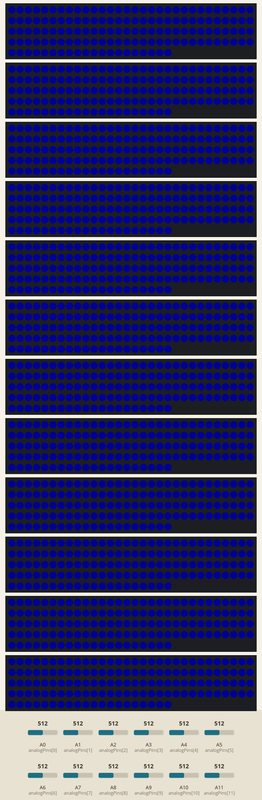
Recording of a sketch running on a simulated Arduino Mega 2560, built with avr-gcc and run on an emulated ATmega2560. On the bench: 12 × 140 RGB LEDs in strip order, left to right, continuing on the next row. The test bench sets the inputs (shaded band); at power-on: A0 (analogPins[0]) = 512, A1 (analogPins[1]) = 512, A2 (analogPins[2]) = 512, A3 (analogPins[3]) = 512, A4 (analogPins[4]) = 512, A5 (analogPins[5]) = 512, A6 (analogPins[6]) = 512, A7 (analogPins[7]) = 512, A8 (analogPins[8]) = 512, A9 (analogPins[9]) = 512, A10 (analogPins[10]) = 512, A11 (analogPins[11]) = 512. Dim RGB values are drawn brighter than linear; random numbers use the default seed unless the sketch sets one; what the sketch prints to the serial monitor is not drawn.

Above: at 0.4 s.
At 15.8 s:
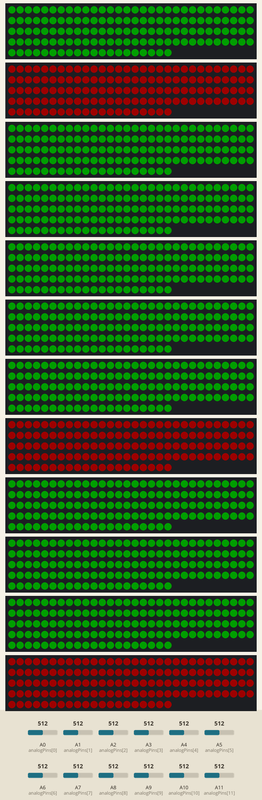

Measured:
- what the display in image 0 shows lasts 0.9 s, from 0.3 s to 1.2 s
- what the display in image 1 shows lasts 5.1 s, from 15.7 s to 20.8 s

The sketch:

squid-game-floor-2-col-C-v1.ino
```cpp
#include <Adafruit_NeoPixel.h>

// Define the number of LEDs in the strip
#define NUM_DIODS 140
#define NUM_TILES 12
#define BUFF_SIZE 180
#define MAX_BRIGHT 30
#define STEP_ANIMATION 10

const int neighborThreshold = 1;
const int loopDelay = 5;

const int ledPins[NUM_TILES] = {2,3,4,5,6,7,8,9,10,11,12,13};
const int analogPins[NUM_TILES] = {
    A0,
    A1,
    A2,
    A3,
    A4,
    A5,
    A6,
    A7,
    A8,
    A9,
    A10,
    A11,
};


// Create an instance of the Adafruit_NeoPixel class
Adafruit_NeoPixel strips[NUM_TILES] = {};

bool secuence[NUM_TILES] = {};
bool prevSecuence[NUM_TILES] = {};
int lastTile = 0;
int lastStep = -1;

int measures[NUM_TILES][BUFF_SIZE];
float means[NUM_TILES];

int gameState = 0;
bool enableList[NUM_TILES] = {
    true,
    true,
    true,
    true,
    true,
    true,
    true,
    true,
    true,
    true,
    true,
    true,
};


float adjust[NUM_TILES] = {
    30,     // 0 // (->),
    30,     // 1 // (->),
    80,    // 2 // (->),
    60,     // 3 // (->),
    100,    // 4 // (->),
    40,    // 5 // (100->),
    30,     // 6 // (->),
    40,    // 7 // (100->),
    40,     // 8 // (80->),
    30,     // 9 // (->),
    20,     // 10 // (40->),
    20,     // 11 // (50->),

}; // Example initial array

// int prevValues[NUM_TILES] = {0,0,0}; // Example initial array
int prevSec[NUM_TILES]; // Example initial array

void setup()
{
    Serial.begin(115200);
    // Seed the random number generator with a unique value (using an analog input pin)
    randomSeed(analogRead(13));

    for (int strip = 0; strip < NUM_TILES; strip++)
    {
        strips[strip] = Adafruit_NeoPixel(NUM_DIODS, ledPins[strip], NEO_GRB + NEO_KHZ800);
        // Initialize the LED strip
        strips[strip].begin();
        // Turn off all LEDs
        strips[strip].show();

        //pinMode(analogPins[strip], INPUT_PULLUP);
    }


}

void generateSecuence()
{
    int trueCounter = 0;
    int falseCounter = 0;
    bool randomValue;

    for (int i = 0; i < NUM_TILES; i++)
    {
        randomValue = random(0, 2);

        if (!randomValue)
        {
            if (falseCounter < neighborThreshold + 1)
            {
                secuence[i] = false;
                falseCounter += 1;
                trueCounter = 0;
            }
            else
            {
                if (trueCounter < neighborThreshold)
                {
                    secuence[i] = false;
                    trueCounter = 0;
                    falseCounter += 1;
                }
                else
                {
                    secuence[i] = true;
                    trueCounter += 1;
                    falseCounter = 0;
                }

            }

        }
        else
        {
            if (trueCounter < neighborThreshold)
            {
                secuence[i] = true;
                trueCounter += 1;
                falseCounter = 0;
            }
            else
            {
                secuence[i] = false;
                falseCounter += 1;
                trueCounter = 0;
            }
        }

        //::Serial.println(String(randomValue) + " <- " + String(secuence[i]));

    }

    for (int j = NUM_TILES - 1; j >= 0; j--)
    {
        if (!secuence[j])
        {
            lastTile = j;
            break;
        }
    }
}

void initAnimation()
{
    for (int counter = 0; counter < 3; counter++)
    {

            for (int value = 0; value < MAX_BRIGHT; value += STEP_ANIMATION)
            {
                for (int strip = 0; strip < NUM_TILES; strip++)
                {
                    /* code */
                    strips[strip].fill(strips[strip].Color(0, 0, value));
                    strips[strip].show();
                }
            }
            delay(500);
            for (int invValue = MAX_BRIGHT; invValue >= 0; invValue -= STEP_ANIMATION)
            {
                for (int strip = 0; strip < NUM_TILES; strip++)
                {
                    strips[strip].fill(strips[strip].Color(0, 0, invValue));
                    strips[strip].show();
                }
            }
    }
}

void deathAnimation()
{
    for (int counter = 0; counter < 3; counter++)
    {

        for (int value = 0; value < MAX_BRIGHT; value += STEP_ANIMATION)
        {
            for (int strip = 0; strip < NUM_TILES; strip++)
            {
                /* code */
                strips[strip].fill(strips[strip].Color(value, 0, 0));
                strips[strip].show();
            }
        }
        for (int invValue = MAX_BRIGHT; invValue >= 0; invValue -= STEP_ANIMATION)
        {
            for (int strip = 0; strip < NUM_TILES; strip++)
            {
                strips[strip].fill(strips[strip].Color(invValue, 0, 0));
                strips[strip].show();
            }
        }

    }
    for (int value = 0; value < MAX_BRIGHT; value += STEP_ANIMATION)
    {
        for (int strip = 0; strip < NUM_TILES; strip++)
        {
            /* code */
            strips[strip].fill(strips[strip].Color(value, 0, 0));
            strips[strip].show();
        }
    }
}

void liveAnimation()
{
    for (int counter = 0; counter < 3; counter++)
    {

        for (int value = 0; value < MAX_BRIGHT; value += STEP_ANIMATION)
        {
            for (int strip = 0; strip < NUM_TILES; strip++)
            {
                /* code */
                strips[strip].fill(strips[strip].Color(0, value, 0));
                strips[strip].show();
            }
        }
        for (int invValue = MAX_BRIGHT; invValue >= 0; invValue -= STEP_ANIMATION)
        {
            for (int strip = 0; strip < NUM_TILES; strip++)
            {
                strips[strip].fill(strips[strip].Color(0, invValue, 0));
                strips[strip].show();
            }
        }
    }
}

void showAnimation()
{
    for (int strip = 0; strip < NUM_TILES; strip++)
    {
        if (secuence[strip])
        {
            strips[strip].fill(strips[strip].Color(MAX_BRIGHT, 0, 0));
        }
        else
        {
            strips[strip].fill(strips[strip].Color(0, MAX_BRIGHT, 0));
        }

        strips[strip].show();
    }

    delay(5000);
}

void blackoutAnimation()
{
    for (int strip = 0; strip < NUM_TILES; strip++)
    {
        strips[strip].fill(strips[strip].Color(0, 0, 0));

        strips[strip].show();
    }
}

void initialization()
{
    Serial.println(":[ Initialization ]:");
    lastStep = 0;


    for (int a = 0; a < NUM_TILES; a++)
    {
        prevSec[a] = secuence[a];
        enableList[a] = true;
    }

    generateSecuence();

    bool test = true;
    for (int b = 0; b < NUM_TILES; b++)
    {
        if (prevSec[b] != secuence[b])
        {
            test = false;
        }

    }

    while(test)
    {
        for (int c = 0; c < NUM_TILES; c++)
        {
            if (prevSec[c] = secuence[c])
            {
                test = false;
            }
        }
    }

    Serial.println("Secuence:");
    for (int i = 0; i < NUM_TILES; i++)
    {
        Serial.print(String(secuence[i]) + ", ");
    }
    Serial.println("");
    Serial.println("Last tile: " + String(lastTile));

    initAnimation();

    int raw;
    for (int count = 0; count < BUFF_SIZE; count++)
    {
        for (int t = 0; t < NUM_TILES; t++)
        {
            raw = analogRead(t);
            delay(3);
            updateArrayAndCalculateMean(t, raw);
        }
        //delay(50);
    }

    /* for (int t = 0; t < NUM_TILES; t++)
    {
        secuence[t] = false;
    }
    lastTile = 11; */
    showAnimation();

    blackoutAnimation();

    // means[0] = 50;
    // means[1] = 50;
    // means[2] = 50;

    gameState = 1; // activate

}

void mainLoop()
{
    int raw = 0;

    for (int sensor = lastStep; sensor < NUM_TILES; sensor++)
    {
        raw = analogRead(analogPins[sensor]);
        //delay(20);

        //if (sensor == 4)
        if (enableList[sensor])
        {

            Serial.println("+ sensor_" + String(sensor) + ": [" + String(raw) + "]");
            Serial.println("    -> mean: " + String(means[sensor]));


            if (raw > means[sensor] + adjust[sensor])
            {
                Serial.println("hit!!");
                enableList[sensor] = false;
                lastStep = sensor;

                if (secuence[sensor]) // hit death
                {
                    gameOver();
                }
                else
                {
                    // fill with green
                    for (int fillId = 0; fillId <= sensor; fillId++)
                    {
                        strips[fillId].fill(strips[fillId].Color(0, MAX_BRIGHT, 0));
                        strips[fillId].show();
                    }
                    if (sensor == lastTile)
                    {


                        liveAnimation();
                        gameState = -2;
                    }
                }

                break;
            }
            else
            {
                updateArrayAndCalculateMean(sensor, raw);
            }
        }


    }
    Serial.println("---------------------------------------");
}

void gameOver()
{
    deathAnimation();

    delay(2000);

    gameState = -2;
}

// Function to calculate mean
float calculateMean(int id)
{
    float sum = 0;
    for (int i = 0; i < BUFF_SIZE; i++)
    {
        sum += measures[id][i];
    }

    return sum / BUFF_SIZE;
}

// Function to update array and calculate mean
void updateArrayAndCalculateMean(int id, int newValue)
{
    // Calculate mean before updating the array
    float meanBefore = calculateMean(id);
    //Serial.print("Mean before update: ");
    //Serial.println(meanBefore);

    // Shift elements to the left and append new value
    for (int i = 0; i < BUFF_SIZE - 1; i++)
    {
        measures[id][i] = measures[id][i + 1];
    }
    measures[id][BUFF_SIZE - 1] = newValue;

    // Calculate mean after updating the array
    float meanAfter = calculateMean(id);
    //Serial.print("Mean after update: ");
    //Serial.println(meanAfter);
    means[id] = meanAfter;
}

void loop()
{

    if (gameState == 0) // initialization
    {
        initialization();
    }
    else if (gameState == 1) // activate
    {
        mainLoop();
    }
    else if (gameState == 2) // game over
    {
        gameState = 0;
    }
    else if (gameState == -1) // debug
    {
        Serial.println("--------{ debasser }--------");
        int raw = analogRead(A0);
        Serial.println(raw);
        updateArrayAndCalculateMean(0, raw);
    }

    delay(loopDelay);
}
```
